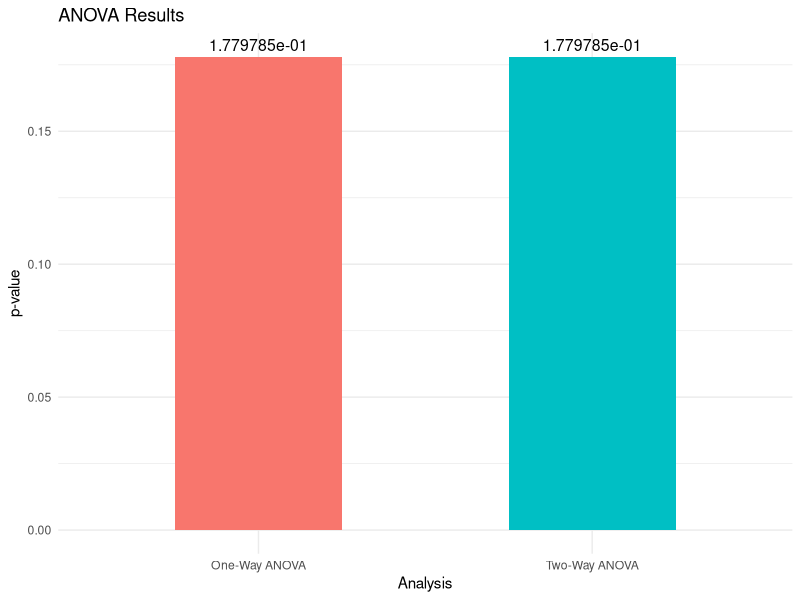

Recreate this plot in R.
library(tidyverse)
library(ggplot2)

group1 <- c(30, 35, 40, 45, 50)
group2 <- c(25, 30, 35, 40, 45)
group3 <- c(20, 25, 30, 35, 40)

one_way_anova_result <- aov(c(group1, group2, group3) ~ rep(c("Group1", "Group2", "Group3"), each = 5))

data <- data.frame(
  value = c(group1, group2, group3),
  factor1 = rep(c("A", "B", "C"), each = 5)
)
two_way_anova_result <- aov(value ~ factor1, data = data)

one_way_p <- summary(one_way_anova_result)[[1]]$`Pr(>F)`[1]
two_way_p <- summary(two_way_anova_result)[[1]]$`Pr(>F)`[1]

anova_results <- data.frame(
  Analysis = c("One-Way ANOVA", "Two-Way ANOVA"),
  p_value = c(one_way_p, two_way_p)
)

ggplot(anova_results, aes(x = Analysis, y = p_value, fill = Analysis)) +
  geom_bar(stat = "identity", width = 0.5) +
  geom_text(aes(label = format(p_value, scientific = TRUE)), vjust = -0.5, size = 4) +
  labs(title = "ANOVA Results", y = "p-value") +
  theme_minimal() +
  theme(legend.position = "none")
